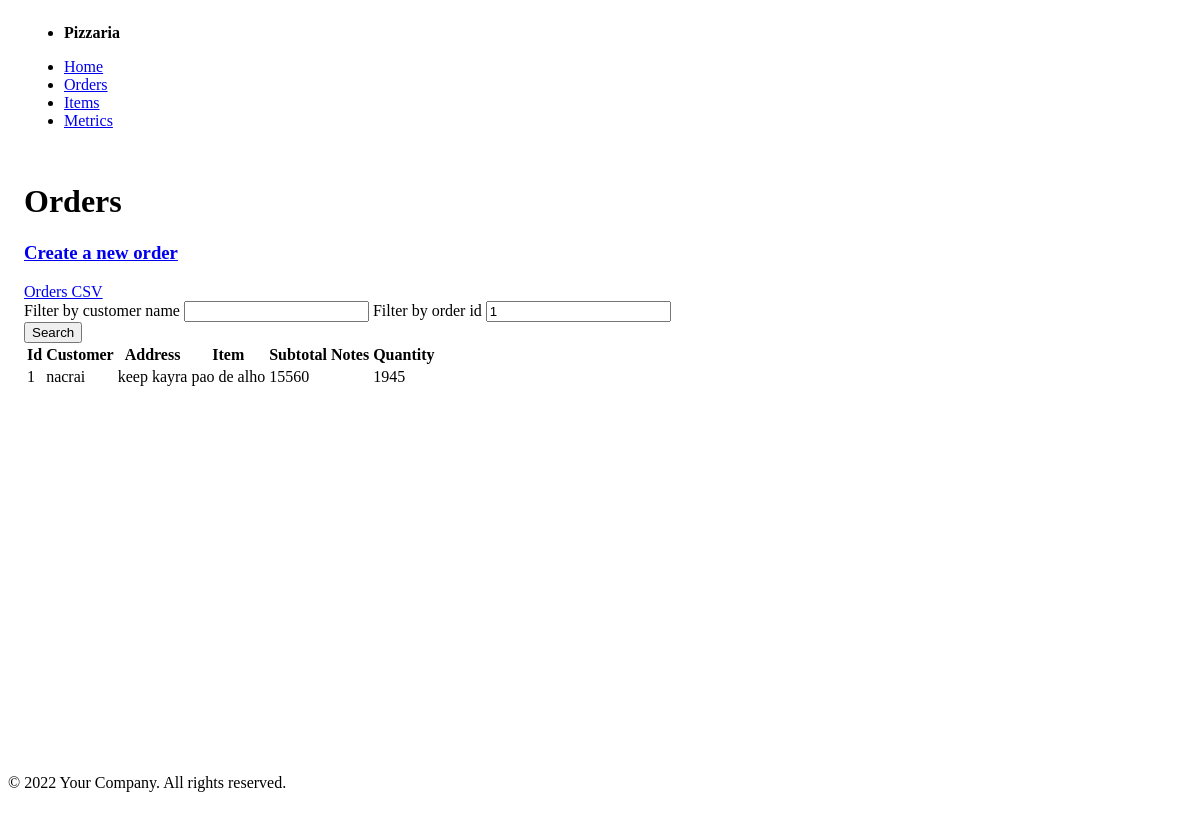
The app's page /public/order/index.php?id=1 with its own data.
### tables this page shows
CREATE TABLE orders (
  id INTEGER PRIMARY KEY,
  customer TEXT NOT NULL,
  `address` TEXT NOT NULL,
  item_id INTEGER NOT NULL,
  quantity INTEGER NOT NULL DEFAULT 1,
  created_at INTEGER NOT NULL DEFAULT (strftime('%s')), notes TEXT,

  FOREIGN KEY (item_id) REFERENCES items(id)
);

### model/order.php (called while the page is built, shortened)
<?php
require_once __DIR__ . '/item.php';
class Order {
  function __construct(?int $id, string $customer, string $address, int $quantity = 1, ?string $notes = null, ?Item $item = null, ?string $date = null) {
    $this->id = $id;
    $this->customer = $customer;
    $this->address = $address;
    $this->quantity = $quantity;
    $this->item = $item;
  }
  public static function find(int $id) {
    $db = DB::getInstance();
    $req = $db->prepare('SELECT orders.id, customer, address, created_at as `date`, quantity, notes,
                                items.id as item_id, items.name as item_name, items.price as item_price, items.description as item_description
                         FROM orders
                         INNER JOIN items ON orders.item_id = items.id
                         WHERE orders.id = :id
                         ORDER BY created_at DESC;
                      ');
    $req->execute(['id' => $id]);
    $order = $req->fetch();
    $item = new Item($order['item_id'], $order['item_name'], $order['item_price'], $order['item_description']);
    return new Order($order['id'], $order['customer'], $order['address'], $order['quantity'], $order['notes'], $item, $order['date']);
  }
}

### model/item.php (called while the page is built, shortened)
<?php
class Item {
  function __construct(?int $id, string $name, int $price, string $description) {
    $this->name = $name;
    $this->price = $price;
  }
}

### public/components/order_table.php (the view)
<?php
require_once __DIR__ . "/../../model/order.php";
$customer = isset($_GET['name']) && $_GET["name"] ? $_GET['name'] : null;
if (!isset($_GET['id']) || !$_GET['id']) {
  $orders = Order::all($customer);
} else {
  $order = Order::find($_GET['id']);
  $orders = $order ? [$order] : [];
}
?>
<table role="grid">
  <thead>
    <tr>
      <th>Id</th>
      <th>Customer</th>
      <th>Address</th>
      <th>Item</th>
      <th>Subtotal</th>
      <th>Notes</th>
      <th>Quantity</th>
    </tr>
  </thead>
  <tbody>
    <?php foreach ($orders as $order): ?>
      <tr>
        <td><?= $order->id ?></td>
        <td><?= $order->customer ?></td>
        <td><?= $order->address ?></td>
        <td><?= $order->item->name ?></td>
        <td><?= $order->item->price * $order->quantity ?></td>
        <td><?= $order->notes ?></td>
        <td><?= $order->quantity ?></td>
      </tr>
    <?php endforeach; ?>
  </tbody>
</table>

### records on screen
orders: id "1", customer "nacrai", address "keep kayra", name "pao de alho", quantity "15560", quantity "1945"
